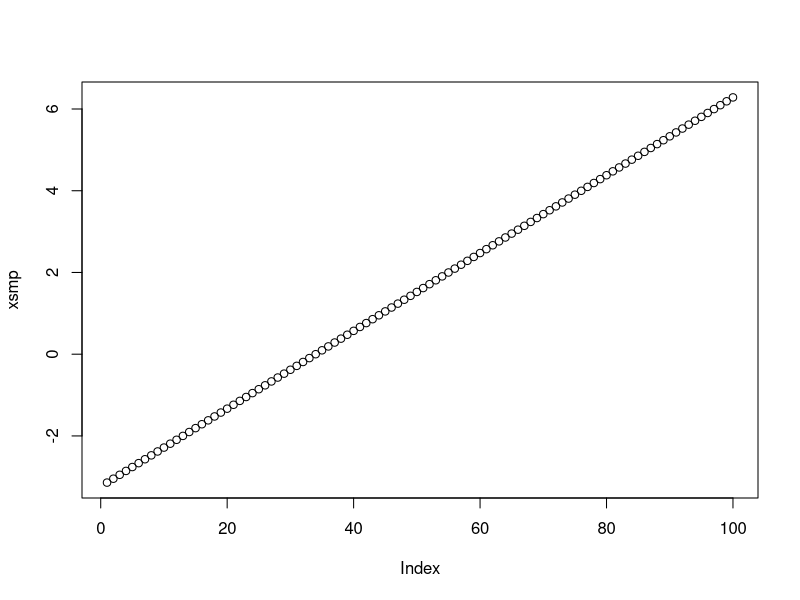
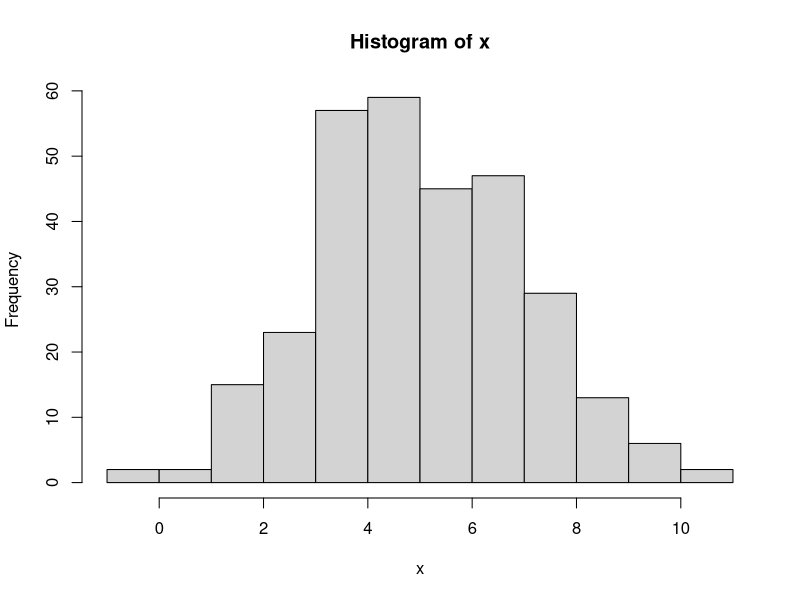
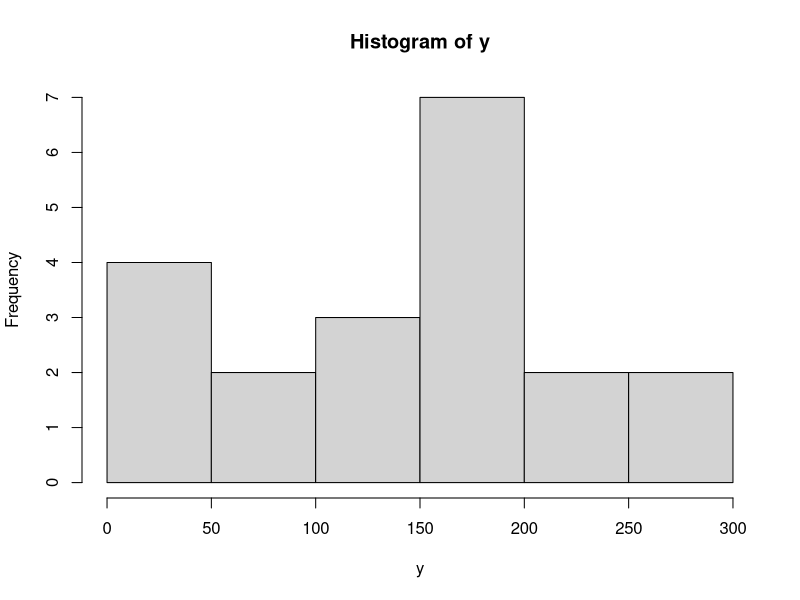
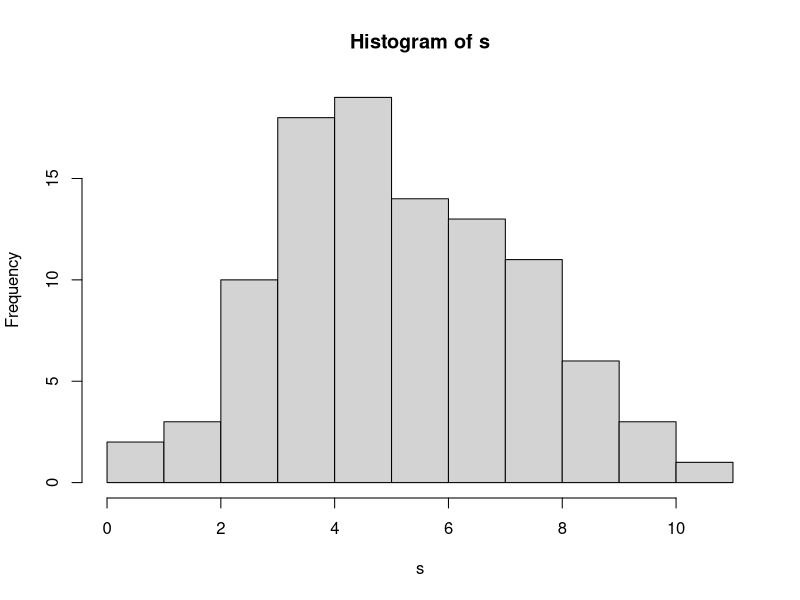

Reproduce these figures in R, in order.
## ---- chunk 1
knitr::opts_chunk$set(echo = TRUE)
## ---- chunk 2

x1<-T
x2<-c(F,T)
b<-x1|x2
b
##x1會變為(T,T)


## ---- chunk 3
A<-c("A","B","C","D")
B<-A
C<-c("A","C","C","E")
A==B
A==C
A[A==C]
which(A==C)##位置表示
which(A!=C)

temp<-1:length(A)
temp[A!=C]

which(A!=C)
## ---- chunk 4
cos_sin<-function(from,to)
{
xsmp<-seq(from,to,length=100)
temp<-cos(xsmp)+2*sin(xsmp)
return(temp) ##計算結果要傳回去
}
cos_sin(-pi,2*pi)

sum<-function(x,y){
return(x+y)
}
sum(5:7,8)
## ---- chunk 5
from<- -pi
to<- 2*pi
xsmp<-seq(from,to,length=100)
ys<-sin(xsmp)
plot(xsmp)

## ---- chunk 6
runif(5)
runif(5,1,300)  #產生5個1-300的號碼
as.integer(1.4) #轉換為整數
as.integer(runif(300)*300)+1  #0-299->*300->1-299->+1->1-300
as.integer(runif(20,1,300))
## ---- chunk 7
x<-rnorm(300,5,2)  #rnorm 為隨機變數
hist(x)
## ---- chunk 8
y<-as.integer(runif(20,1,300))
y
summary(y)
y.sum<-summary(y)
hist(y)
print(y.sum[4])
## ---- chunk 9

idx<-as.integer(runif(100)*300)+1
s<-x[idx]
s.sum<-summary(s)
hist(s)
print(s)
print(s.sum[4])
s.mean<-s.sum[4]
s.sd<-sd(s)/sqrt(300)

print(s.mean)
print(s.sd)

s.conf<-c(-1.96*s.sd,1.96*s.sd)+s.mean

